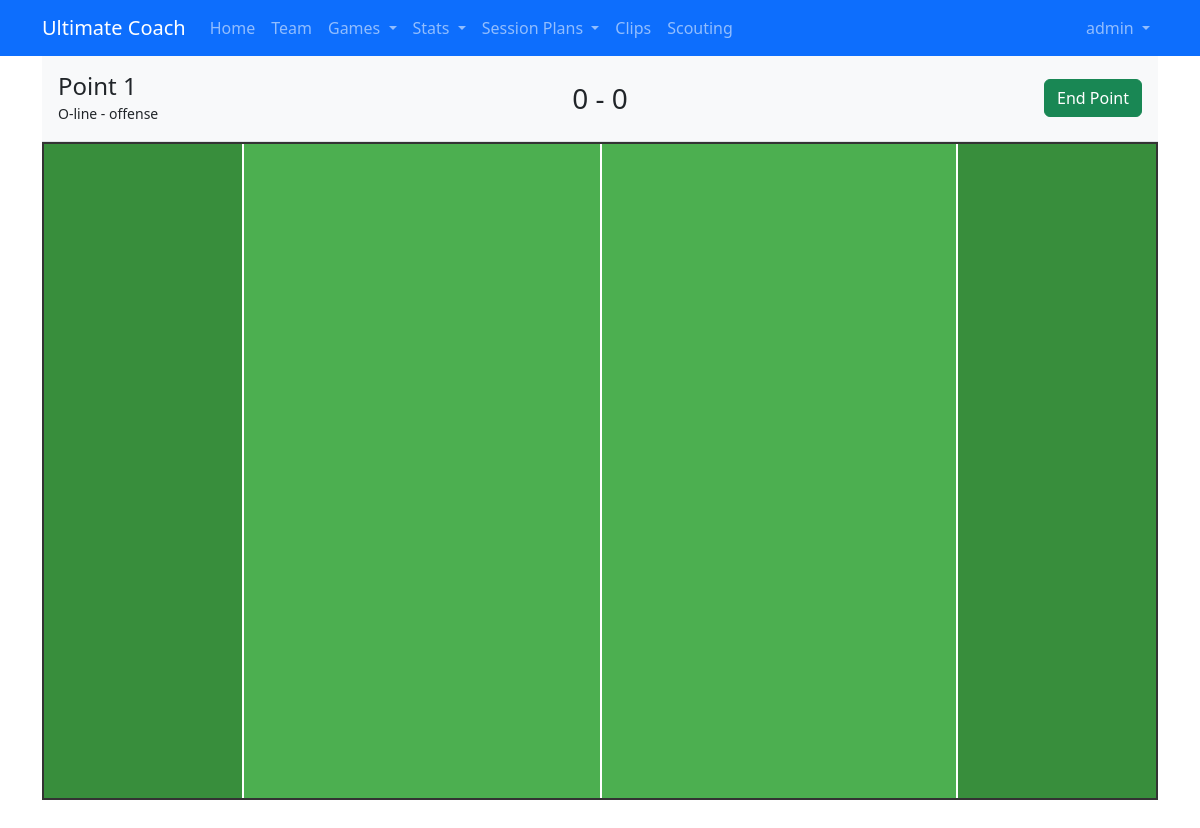
The page /stats/record/1 (signed in) on the database its author committed.
### app/models/user.py (models this page shows, shortened)
class User(UserMixin, db.Model):
    id = db.Column(db.Integer, primary_key=True)
    username = db.Column(db.String(64), unique=True, nullable=False)
    email = db.Column(db.String(120), unique=True, nullable=False)
    password_hash = db.Column(db.String(128))
    role = db.Column(db.String(20), default='user')  # Add this line
    is_admin = db.Column(db.Boolean, default=False)
    created_at = db.Column(db.DateTime, default=datetime.utcnow)
    created_drills = db.relationship('SavedDrill', backref='creator', lazy='dynamic')
    player_profile = db.relationship('Player', back_populates='user_account', uselist=False)

### app/models/point.py (models this page shows, shortened)
class Point(db.Model):
    id = db.Column(db.Integer, primary_key=True)
    game_id = db.Column(db.Integer, db.ForeignKey('game.id'), nullable=False)
    point_number = db.Column(db.Integer, nullable=False)
    our_line_type = db.Column(db.String(20), nullable=False)  # O-line, D-line
    our_score_before = db.Column(db.Integer, default=0)
    their_score_before = db.Column(db.Integer, default=0)
    our_score_after = db.Column(db.Integer, default=0)
    their_score_after = db.Column(db.Integer, default=0)
    starting_position = db.Column(db.String(20), nullable=False)  # offense, defense
    point_outcome = db.Column(db.String(20), nullable=False)  # scored, conceded
    duration = db.Column(db.Integer, nullable=True)  # in seconds
    timestamp_in_video = db.Column(db.Integer, nullable=True)  # in seconds
    created_at = db.Column(db.DateTime, default=datetime.utcnow)
    updated_at = db.Column(db.DateTime, default=datetime.utcnow, onupdate=datetime.utcnow)
    gender_ratio = db.Column(db.String(4))
    force_direction = db.Column(db.String(10))
    lineups = db.relationship('LineUp', backref='point', lazy='dynamic', cascade='all, delete-orphan')
    events = db.relationship('Event', backref='point', lazy='dynamic', cascade='all, delete-orphan')
    pulls = db.relationship('Pull', backref='point', lazy='dynamic', cascade='all, delete-orphan')
    clips = db.relationship('Clip', backref='point', lazy='dynamic')

### app/routes/stat.py (the view, shortened to what this page needs)
@bp.route('/record/<int:point_id>', methods=['GET', 'POST'])
@login_required
def record_events(point_id):
    if request.method == 'GET':
        point = Point.query.get_or_404(point_id)
        return render_template('stats/record.html', point=point)

### app/models/user.py (called while the page is built)
@login.user_loader
def load_user(id):
    return User.query.get(int(id))

### app/templates/stats/record.html (shortened to what this page needs)
{% extends "base.html" %}
{% block content %}
<div class="record-container">
    <div class="record-header">
        <div class="row align-items-center">
            <div class="col">
                <h4 class="mb-0">Point {{ point.point_number }}</h4>
                <small>{{ point.our_line_type }} - {{ point.starting_position }}</small>
            </div>
            <div class="col text-center">
                <h3 class="mb-0">{{ point.our_score_before }} - {{ point.their_score_before }}</h3>
            </div>
            <div class="col text-end">
                <button id="finish-point" class="btn btn-success">End Point</button>
            </div>
        </div>
    </div>
    <div class="field-container" id="field">
        <div class="endzone endzone-left"></div>
        <div class="center-line"></div>
        <div class="endzone endzone-right"></div>
    </div>
</div>
{% endblock %}

### app/templates/base.html (shortened to what this page needs)
<!DOCTYPE html>
<html lang="en">
<head>
    <link rel="stylesheet" href="https://cdn.jsdelivr.net/npm/bootstrap@5.2.3/dist/css/bootstrap.min.css">
    <link rel="stylesheet" href="https://cdn.jsdelivr.net/npm/bootstrap-icons@1.10.5/font/bootstrap-icons.css">
    <link rel="stylesheet" href="{{ url_for('static', filename='css/main.css') }}">
</head>
<body>
    <nav class="navbar navbar-expand-lg navbar-dark bg-primary">
        <div class="container">
            <a class="navbar-brand" href="{{ url_for('main.index') }}">Ultimate Coach</a>
            <div class="collapse navbar-collapse" id="navbarNav">
                <ul class="navbar-nav me-auto">
                    <li class="nav-item">
                        <a class="nav-link" href="{{ url_for('main.index') }}"
                           data-bs-toggle="tooltip" data-bs-placement="bottom"
                           title="Return to homepage">Home</a>
                    </li>
                    <li class="nav-item">
                        <a class="nav-link" href="{{ url_for('team.index') }}"
                           data-bs-toggle="tooltip" data-bs-placement="bottom"
                           title="Manage team roster">Team</a>
                    </li>
                    <li class="nav-item dropdown">
                        <a class="nav-link dropdown-toggle" href="#" id="gamesDropdown"
                           role="button" data-bs-toggle="dropdown" aria-expanded="false"
                           data-bs-toggle="tooltip" data-bs-placement="bottom"
                           title="Manage games and tournaments">
                            Games
                        </a>
                    </li>
                    <li class="nav-item dropdown">
                        <a class="nav-link dropdown-toggle" href="#" id="statsDropdown"
                           role="button" data-bs-toggle="dropdown" aria-expanded="false"
                           data-bs-toggle="tooltip" data-bs-placement="bottom"
                           title="View comprehensive statistics and analytics">
                            Stats
                        </a>
                    </li>
                    <li class="nav-item dropdown">
                        <a class="nav-link dropdown-toggle" href="#" role="button" data-bs-toggle="dropdown">
                            Session Plans
                        </a>
                    </li>
                    <li class="nav-item">
                        <a class="nav-link" href="{{ url_for('clip.index') }}"
                           data-bs-toggle="tooltip" data-bs-placement="bottom"
                           title="Manage video clips">Clips</a>
                    </li>
                    <li class="nav-item">
                        <a class="nav-link" href="{{ url_for('scouting.index') }}"
                           data-bs-toggle="tooltip" data-bs-placement="bottom"
                           title="View scouting reports">Scouting</a>
                    </li>
                </ul>
                {% if current_user.is_authenticated %}
                <ul class="navbar-nav">
                    <li class="nav-item dropdown">
                        <a class="nav-link dropdown-toggle" href="#" id="userDropdown"
                           role="button" data-bs-toggle="dropdown" aria-expanded="false">
                            {{ current_user.username }}
                        </a>
                    </li>
                </ul>
                {% endif %}
            </div>
        </div>
    </nav>
    <div class="container mt-4">
        {% block content %}{% endblock %}
    </div>
</body>
</html>

### app/static/css/main.css (style rules this page uses)
body { padding-bottom: 60px; }

### app/templates/stats/record.html (style rules this page uses)
.container { margin-top: 0 !important; }
.record-container { height: calc(100vh - 56px); display: flex; flex-direction: column; padding: 0; position: relative; overflow: hidden; }
.record-header { padding: 1rem; background: #f8f9fa; border-bottom: 1px solid #dee2e6; z-index: 1030; }
.field-container { flex: 1; position: relative; width: 100%; background-color: #4CAF50; border: 2px solid #333; overflow: hidden; }
.endzone { position: absolute; height: 100%; width: 18%; background-color: #388E3C; border-right: 2px solid white; }
.endzone-left { left: 0; }
.endzone-right { right: 0; border-right: none; border-left: 2px solid white; }
.center-line { position: absolute; left: 50%; height: 100%; width: 2px; background-color: white; }

### rows shown on the page
User: username "admin"
Point: point_number "1", our_line_type "O-line", starting_position "offense", our_score_before "0", their_score_before "0"
